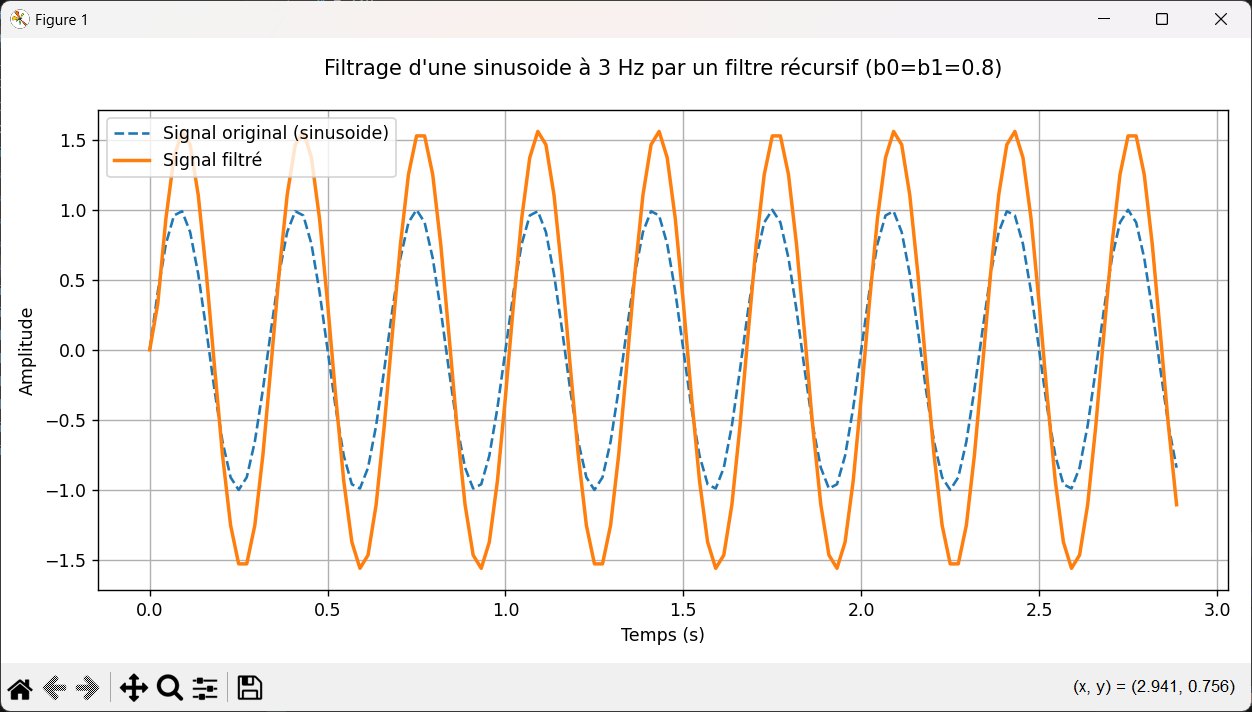

Here is the Python script that generated this plot:
import numpy as np
import matplotlib.pyplot as plt
import scipy

N = 128      
Fe = 44    

b0, b1 = 0.8, 0.8
b = [b0, b1]
a = [1] 
t = np.arange(N)/Fe
x = np.sin(2*np.pi*3*t)
h = np.array([b0, b1])  

y2= scipy.signal.lfilter(h,[1],x)

#affichage
plt.figure(figsize=(10,5))
plt.plot(t,x,label="Signal original (sinusoide)",linestyle="--")
plt.plot(t,y2,label="Signal filtré",linewidth=2)

plt.title(f"Filtrage d'une sinusoide à 3 Hz par un filtre récursif (b0=b1=0.8)", pad=20)
plt.xlabel('Temps (s)')
plt.ylabel('Amplitude')
plt.legend()
plt.grid(True)
plt.tight_layout()
plt.show()
